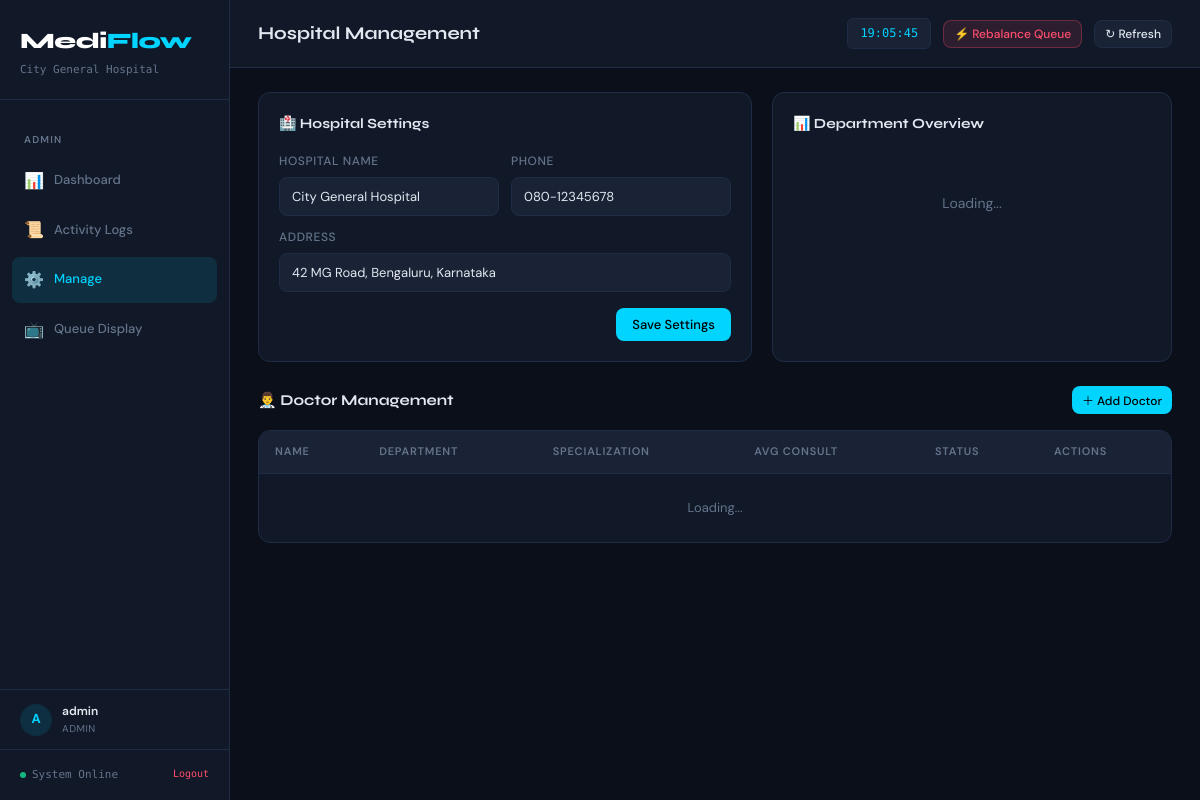
/admin/manage (signed in), run on the app's committed database.
### models/hospital.py (models this page shows, shortened)
class Hospital(db.Model):
    __tablename__ = 'hospitals'
    id         = db.Column(db.Integer, primary_key=True)
    name       = db.Column(db.String(200), nullable=False)
    code       = db.Column(db.String(50), unique=True, nullable=False)  # URL-safe slug
    address    = db.Column(db.String(500), default='')
    phone      = db.Column(db.String(20), default='')
    logo_url   = db.Column(db.String(500), default='')
    is_active  = db.Column(db.Boolean, default=True)
    created_at = db.Column(db.DateTime, default=lambda: datetime.now(timezone.utc))
    users        = db.relationship('User', backref='hospital', lazy='dynamic')
    patients     = db.relationship('Patient', backref='hospital', lazy='dynamic')
    doctors      = db.relationship('Doctor', backref='hospital', lazy='dynamic')
    queue_entries = db.relationship('QueueEntry', backref='hospital', lazy='dynamic')
    appointments = db.relationship('Appointment', backref='hospital', lazy='dynamic')
    activity_logs = db.relationship('ActivityLog', backref='hospital', lazy='dynamic')

### models/user.py (models this page shows, shortened)
class User(db.Model):
    __tablename__ = 'users'
    id            = db.Column(db.Integer, primary_key=True)
    email         = db.Column(db.String(200), unique=True, nullable=False)
    password_hash = db.Column(db.String(200), nullable=False)
    role          = db.Column(db.String(20), nullable=False, default='patient')  # patient | doctor | admin
    hospital_id   = db.Column(db.Integer, db.ForeignKey('hospitals.id'), nullable=False)
    is_active     = db.Column(db.Boolean, default=True)
    is_superadmin = db.Column(db.Boolean, default=False)
    created_at    = db.Column(db.DateTime, default=lambda: datetime.now(timezone.utc))
    patient_profile = db.relationship('Patient', backref='user', uselist=False)
    doctor_profile  = db.relationship('Doctor', backref='user', uselist=False)
    activity_logs   = db.relationship('ActivityLog', backref='user', lazy='dynamic')

### routes/dashboard.py (the view)
@dashboard_bp.route('/admin/manage')
@role_required('admin')
def admin_manage():
    user = get_current_user()
    hospital = Hospital.query.get(user.hospital_id)
    doctors = Doctor.query.filter_by(hospital_id=user.hospital_id).order_by(Doctor.department, Doctor.name).all()
    departments = sorted(set(d.department for d in doctors))
    return render_template('admin/manage.html',
                           user=user, hospital=hospital,
                           doctors=doctors, departments=departments)

### templates/admin/manage.html (shortened to what this page needs)
{% extends "base.html" %}
{% block page_title %}Hospital Management{% endblock %}
{% block nav %}
<div class="nav-section">Admin</div>
<a class="nav-item" href="/admin"><span class="icon">📊</span> Dashboard</a>
<a class="nav-item" href="/admin/logs"><span class="icon">📜</span> Activity Logs</a>
<a class="nav-item active" href="/admin/manage"><span class="icon">⚙️</span> Manage</a>
<a class="nav-item" href="/queue-display?hospital_id={{ hospital.id if hospital else 1 }}" target="_blank"><span class="icon">📺</span> Queue Display</a>
{% endblock %}
{% block topbar_actions %}
<button class="btn btn-danger btn-sm" id="rebalance-btn" onclick="triggerRebalance()">⚡ Rebalance Queue</button>
<button class="btn btn-ghost btn-sm" onclick="loadAll()">↻ Refresh</button>
{% endblock %}
{% block content %}
<div class="two-col" style="margin-bottom:24px">
  <div class="panel">
    <h3>🏥 Hospital Settings</h3>
    <div class="form-grid">
      <div class="form-group">
        <label>Hospital Name</label>
        <input type="text" id="h-name" value="{{ hospital.name if hospital else '' }}" />
      </div>
      <div class="form-group">
        <label>Phone</label>
        <input type="text" id="h-phone" value="{{ hospital.phone if hospital else '' }}" placeholder="+91 00000 00000" />
      </div>
      <div class="form-group full">
        <label>Address</label>
        <input type="text" id="h-address" value="{{ hospital.address if hospital else '' }}" placeholder="Full address" />
      </div>
    </div>
    <div class="form-actions">
      <button class="btn btn-accent" onclick="saveHospital()">Save Settings</button>
    </div>
  </div>
  <div class="panel">
    <h3>📊 Department Overview</h3>
    <div id="dept-overview"><div class="empty">Loading...</div></div>
  </div>
</div>
<div class="section-header">
  <span class="section-title">👨‍⚕️ Doctor Management</span>
  <button class="btn btn-accent btn-sm" onclick="openModal('add-doctor-modal')">＋ Add Doctor</button>
</div>
<div class="table-wrap">
  <table>
    <thead>
      <tr>
        <th>Name</th><th>Department</th><th>Specialization</th>
        <th>Avg Consult</th><th>Status</th><th>Actions</th>
      </tr>
    </thead>
    <tbody id="doctors-body">
      <tr><td colspan="6" style="text-align:center;padding:24px;color:var(--muted)">Loading...</td></tr>
    </tbody>
  </table>
</div>
{% endblock %}

### templates/base.html (shortened to what this page needs)
<!DOCTYPE html>
<html lang="en">
<head>
  <link rel="stylesheet" href="{{ url_for('static', filename='css/style.css') }}" />
</head>
<body>
<div class="app">
  <aside class="sidebar" id="sidebar">
    <div class="sidebar-logo">
      <h1>Medi<span>Flow</span></h1>
      <p>{{ hospital.name if hospital else 'Queue Management' }}</p>
    </div>
    <nav class="nav">
      {% block nav %}{% endblock %}
    </nav>
    <div class="sidebar-user">
      <div class="avatar">{{ user.email[0]|upper if user else '?' }}</div>
      <div class="info">
        <div class="name">{{ user.email.split('@')[0] if user else 'Guest' }}</div>
        <div class="role">{{ user.role|upper if user else '' }}</div>
      </div>
    </div>
    <div class="sidebar-footer">
      <span class="status-dot"></span>System Online
      <a href="/auth/logout" style="float:right;color:var(--critical);font-size:10px;">Logout</a>
    </div>
  </aside>
  <main class="main">
    <div class="topbar">
      <h2 id="page-title">{% block page_title %}Dashboard{% endblock %}</h2>
      <div class="topbar-right">
        <div class="time-badge" id="live-clock">--:--:--</div>
        {% block topbar_actions %}{% endblock %}
      </div>
    </div>
    <div class="content">
      {% block content %}{% endblock %}
    </div>
  </main>
</div>
</body>
</html>

### data on the page
Hospital: name "City General Hospital", phone "080-12345678", address "42 MG Road, Bengaluru, Karnataka"
User: email "A", email "admin", role "ADMIN"
